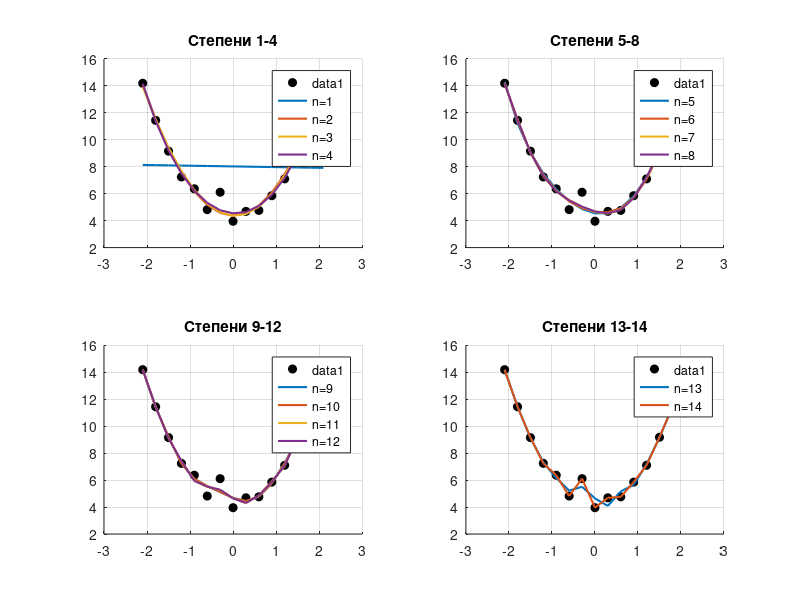

Reproduce this figure in MATLAB.
clc;
x = [-2.1, -1.8, -1.5, -1.2, -0.9, -0.6, -0.3, 0, 0.3, 0.6, 0.9, 1.2, 1.5, 1.8, 2.1];
y = [14.1982, 11.4452, 9.1586, 7.2426, 6.3640, 4.8182, 6.1088, 3.9536, 4.6872, 4.7601, 5.8511, 7.1010, 9.1792, 11.4214, 14.0970];

figure;

% Группируем степени по 3-4 на subplot
% Subplot 1: степени 1-4
subplot(2,2,1);
hold on;
plot(x, y, 'ko', 'MarkerSize', 6, 'MarkerFaceColor', 'k');
for n = 1:4
    p = polyfit(x, y, n);
    y_fit = polyval(p, x);
    plot(x, y_fit, 'LineWidth', 1.5, 'DisplayName', sprintf('n=%d', n));
end
title('Степени 1-4');
legend show;
grid on;
hold off;

% Subplot 2: степени 5-8
subplot(2,2,2);
hold on;
plot(x, y, 'ko', 'MarkerSize', 6, 'MarkerFaceColor', 'k');
for n = 5:8
    p = polyfit(x, y, n);
    y_fit = polyval(p, x);
    plot(x, y_fit, 'LineWidth', 1.5, 'DisplayName', sprintf('n=%d', n));
end
title('Степени 5-8');
legend show;
grid on;
hold off;

% Subplot 3: степени 9-12
subplot(2,2,3);
hold on;
plot(x, y, 'ko', 'MarkerSize', 6, 'MarkerFaceColor', 'k');
for n = 9:12
    p = polyfit(x, y, n);
    y_fit = polyval(p, x);
    plot(x, y_fit, 'LineWidth', 1.5, 'DisplayName', sprintf('n=%d', n));
end
title('Степени 9-12');
legend show;
grid on;
hold off;

% Subplot 4: степени 13-14
subplot(2,2,4);
hold on;
plot(x, y, 'ko', 'MarkerSize', 6, 'MarkerFaceColor', 'k');
for n = 13:14
    p = polyfit(x, y, n);
    y_fit = polyval(p, x);
    plot(x, y_fit, 'LineWidth', 1.5, 'DisplayName', sprintf('n=%d', n));
end
title('Степени 13-14');
legend show;
grid on;
hold off;
